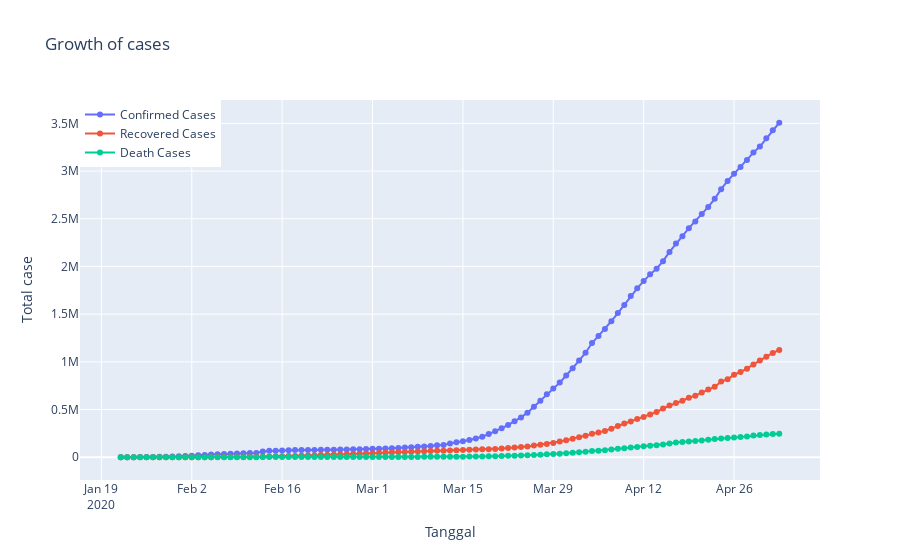

Notebook code for this chart:
### Code cell
# Scatter diagram
fig=go.Figure()
fig.add_trace(go.Scatter(x=datewise.index, y=datewise["Confirmed"],
                    mode='lines+markers',
                    name='Confirmed Cases'))
fig.add_trace(go.Scatter(x=datewise.index, y=datewise["Recovered"],
                    mode='lines+markers',
                    name='Recovered Cases'))
fig.add_trace(go.Scatter(x=datewise.index, y=datewise["Deaths"],
                    mode='lines+markers',
                    name='Death Cases'))
fig.update_layout(title="Growth of cases",
                 xaxis_title="Tanggal",yaxis_title="Total case",legend=dict(x=0,y=1,traceorder="normal"))
fig.show()
